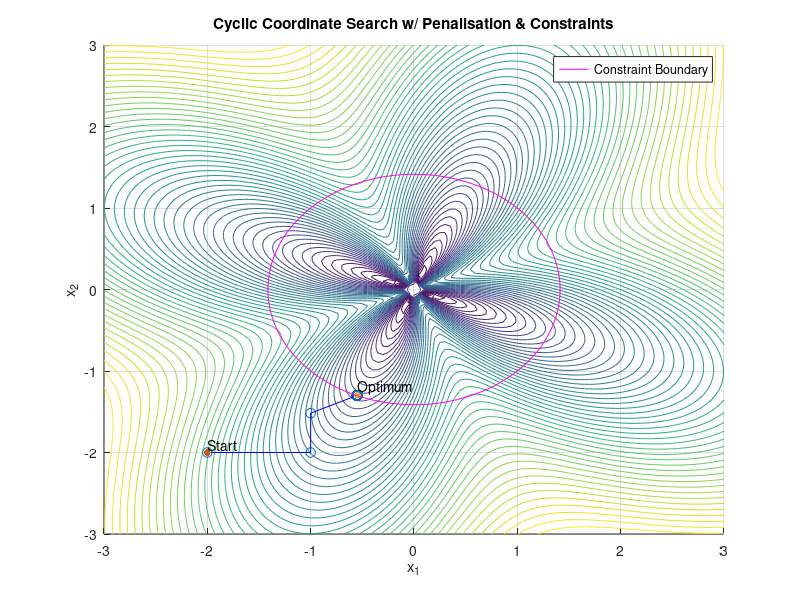

Recreate this plot in MATLAB.
clc; clear; close all;

% Objective function - Flower function
flower_func = @(x) 1 * norm(x) + 1 * sin(4 * atan2(x(2), x(1)));
% Flower function with penalty to constraint
flower_penalty = @(x, rho) flower_func(x) + rho * max(0, 2 - sum(x.^2));

% Starting point
x = [-2; -2];

% Params
rho_values = [0.5, 1, 5, 10];   % Penalty parameters
max_iter = 100;                 % Max iterations
max_f_calls = 1000;             % Max function calls
tol = 1e-6;                     % Tolerance

% Init
n = length(x);
trajectory = x'; % Store trajectory
iter = 0;
f_calls = 0;

%% Cyclic Coordinate Search w/ Penalisation
for rho = rho_values
    while iter < max_iter && f_calls < max_f_calls
        x_old = x;
        for i = 1:n
            d = zeros(n, 1); % Direction
            d(i) = 1; % Base vector
            alpha = fminbnd(@(alpha) flower_penalty(x + alpha * d, rho), 0, 1);
            x = x + alpha * d;
            f_calls = f_calls + 1;
            trajectory = [trajectory; x'];
        end
        
        % Accelerated step between new and old points
        d_accel = x - x_old;
        if norm(d_accel) > 0
            alpha = fminbnd(@(alpha) flower_penalty(x + alpha * d_accel, rho), 0, 1);
            x = x + alpha * d_accel;
            f_calls = f_calls + 1;
            trajectory = [trajectory; x'];
        end
        
        % Ending condition to meet tolerance
        if norm(x - x_old) < tol
            break;
        end

        iter = iter + 1;
    end
end

%% Plotting
[X1, X2] = meshgrid(-3:0.05:3, -3:0.05:3);
Z = arrayfun(@(x1, x2) flower_func([x1; x2]), X1, X2);
hold on; grid on;
contour(X1, X2, Z, 50);
xlabel('x_1'); ylabel('x_2'); title('Cyclic Coordinate Search w/ Penalisation & Constraints');

% Trajectory points
scatter(trajectory(:,1), trajectory(:,2), 50, 'rx');
% Trajectory line
plot(trajectory(:,1), trajectory(:,2),'b-');
% Starting point
scatter(trajectory(1,1), trajectory(1,2), 25, 'ko', 'filled');
text(trajectory(1,1), trajectory(1,2) + 0.1, 'Start');
% Solution - Optimal point
scatter(trajectory(end,1), trajectory(end,2), 25, 'ko', 'filled');
text(trajectory(end,1), trajectory(end,2) + 0.1, 'Optimum');
% Constraint boundary (x1^2 + x2^2 = 2)
th = linspace(0, 2*pi, 100);
circle_x = sqrt(2) * cos(th);
circle_y = sqrt(2) * sin(th);
boundary = plot(circle_x, circle_y, 'm-');
legend(boundary,{'Constraint Boundary'});

%% Printing
fprintf('Optimization completed in %d iterations and %d function calls.\n', iter, f_calls);
fprintf('Optimum: x = [%f, %f], f(x) = %f\n', trajectory(end,1), trajectory(end,2), flower_func(trajectory(end, :)));